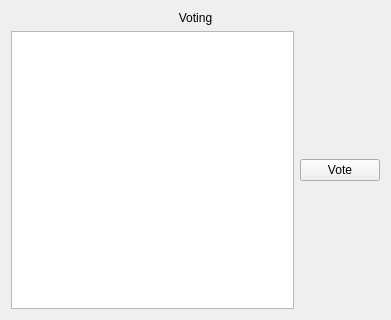
<?xml version="1.0" encoding="UTF-8"?>
<ui version="4.0">
 <class>VoteView</class>
 <widget class="QWidget" name="VoteView">
  <property name="geometry">
   <rect>
    <x>0</x>
    <y>0</y>
    <width>391</width>
    <height>320</height>
   </rect>
  </property>
  <property name="windowTitle">
   <string>Form</string>
  </property>
  <layout class="QVBoxLayout" name="verticalLayout">
   <item>
    <widget class="QLabel" name="label">
     <property name="text">
      <string>Voting</string>
     </property>
     <property name="alignment">
      <set>Qt::AlignCenter</set>
     </property>
    </widget>
   </item>
   <item>
    <layout class="QHBoxLayout" name="horizontalLayout">
     <item>
      <widget class="QListWidget" name="listWidget"/>
     </item>
     <item>
      <widget class="QPushButton" name="pushButton">
       <property name="text">
        <string>Vote</string>
       </property>
      </widget>
     </item>
    </layout>
   </item>
  </layout>
 </widget>
 <resources/>
 <connections/>
</ui>
